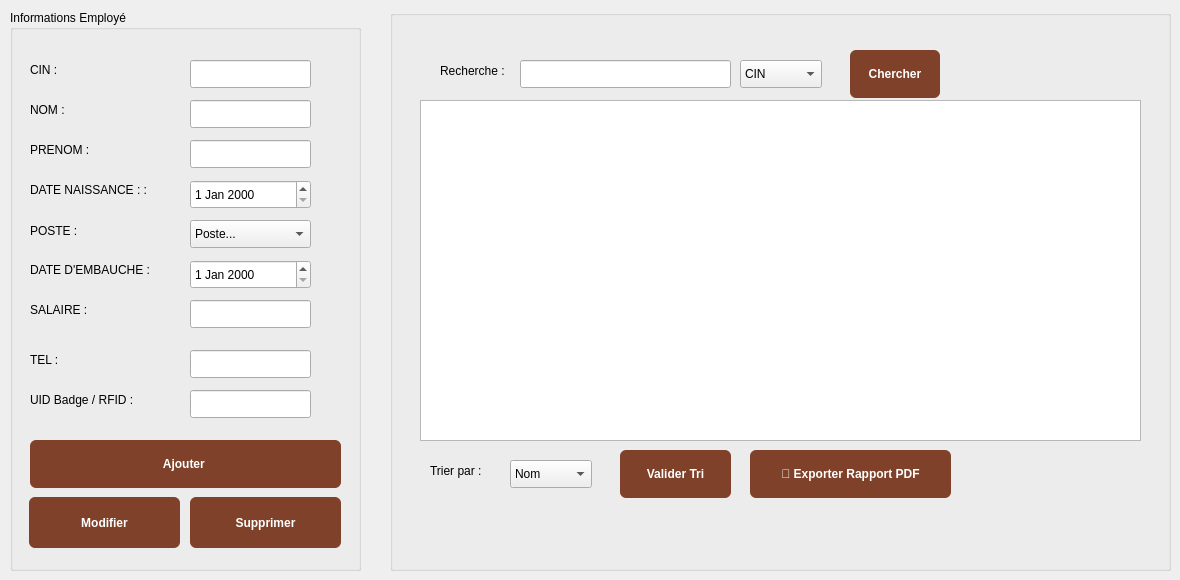
      <widget class="QWidget" name="tab_gestion_3">
       <attribute name="title">
        <string>Gestion Personnel</string>
       </attribute>
       <widget class="QGroupBox" name="groupBox_3">
        <property name="geometry">
         <rect>
          <x>10</x>
          <y>10</y>
          <width>351</width>
          <height>561</height>
         </rect>
        </property>
        <property name="title">
         <string>Informations Employé</string>
        </property>
        <widget class="QLabel" name="label_3">
         <property name="geometry">
          <rect>
           <x>20</x>
           <y>50</y>
           <width>63</width>
           <height>20</height>
          </rect>
         </property>
         <property name="text">
          <string>CIN :</string>
         </property>
        </widget>
        <widget class="QLabel" name="label_5">
         <property name="geometry">
          <rect>
           <x>20</x>
           <y>90</y>
           <width>63</width>
           <height>20</height>
          </rect>
         </property>
         <property name="text">
          <string>NOM :</string>
         </property>
        </widget>
        <widget class="QLabel" name="label_7">
         <property name="geometry">
          <rect>
           <x>20</x>
           <y>130</y>
           <width>71</width>
           <height>20</height>
          </rect>
         </property>
         <property name="text">
          <string>PRENOM :</string>
         </property>
        </widget>
        <widget class="QLabel" name="label_8">
         <property name="geometry">
          <rect>
           <x>20</x>
           <y>170</y>
           <width>131</width>
           <height>20</height>
          </rect>
         </property>
         <property name="text">
          <string>DATE NAISSANCE : :</string>
         </property>
        </widget>
        <widget class="QLabel" name="label_9">
         <property name="geometry">
          <rect>
           <x>20</x>
           <y>210</y>
           <width>91</width>
           <height>21</height>
          </rect>
         </property>
         <property name="text">
          <string>POSTE :</string>
         </property>
        </widget>
        <widget class="QLabel" name="label_10">
         <property name="geometry">
          <rect>
           <x>20</x>
           <y>250</y>
           <width>171</width>
           <height>20</height>
          </rect>
         </property>
         <property name="text">
          <string>DATE D'EMBAUCHE :</string>
         </property>
        </widget>
        <widget class="QLabel" name="label_11">
         <property name="geometry">
          <rect>
           <x>20</x>
           <y>290</y>
           <width>63</width>
           <height>20</height>
          </rect>
         </property>
         <property name="text">
          <string>SALAIRE :</string>
         </property>
        </widget>
        <widget class="QLabel" name="label_12">
         <property name="geometry">
          <rect>
           <x>20</x>
           <y>340</y>
           <width>91</width>
           <height>20</height>
          </rect>
         </property>
         <property name="text">
          <string>TEL :</string>
         </property>
        </widget>
        <widget class="QLabel" name="label_15">
         <property name="geometry">
          <rect>
           <x>20</x>
           <y>380</y>
           <width>141</width>
           <height>20</height>
          </rect>
         </property>
         <property name="text">
          <string>UID Badge / RFID :</string>
         </property>
        </widget>
        <widget class="QLineEdit" name="le_cin">
         <property name="geometry">
          <rect>
           <x>180</x>
           <y>50</y>
           <width>121</width>
           <height>28</height>
          </rect>
         </property>
        </widget>
        <widget class="QLineEdit" name="le_nom_2">
         <property name="geometry">
          <rect>
           <x>180</x>
           <y>90</y>
           <width>121</width>
           <height>28</height>
          </rect>
         </property>
        </widget>
        <widget class="QLineEdit" name="le_prenom">
         <property name="geometry">
          <rect>
           <x>180</x>
           <y>130</y>
           <width>121</width>
           <height>28</height>
          </rect>
         </property>
        </widget>
        <widget class="QDateEdit" name="de_naissance">
         <property name="geometry">
          <rect>
           <x>180</x>
           <y>170</y>
           <width>121</width>
           <height>29</height>
          </rect>
         </property>
        </widget>
        <widget class="QComboBox" name="cb_poste">
         <property name="geometry">
          <rect>
           <x>180</x>
           <y>210</y>
           <width>121</width>
           <height>28</height>
          </rect>
         </property>
         <item>
          <property name="text">
           <string>Poste...</string>
          </property>
         </item>
         <item>
          <property name="text">
           <string>Personnel</string>
          </property>
         </item>
         <item>
          <property name="text">
           <string>Designer</string>
          </property>
         </item>
         <item>
          <property name="text">
           <string>Menuisier</string>
          </property>
         </item>
         <item>
          <property name="text">
           <string>Vernisseur</string>
          </property>
         </item>
         <item>
          <property name="text">
           <string>Livreur</string>
          </property>
         </item>
        </widget>
        <widget class="QDateEdit" name="de_embauche">
         <property name="geometry">
          <rect>
           <x>180</x>
           <y>250</y>
           <width>121</width>
           <height>29</height>
          </rect>
         </property>
        </widget>
        <widget class="QLineEdit" name="le_salaire">
         <property name="geometry">
          <rect>
           <x>180</x>
           <y>290</y>
           <width>121</width>
           <height>28</height>
          </rect>
         </property>
        </widget>
        <widget class="QLineEdit" name="le_tel">
         <property name="geometry">
          <rect>
           <x>180</x>
           <y>340</y>
           <width>121</width>
           <height>28</height>
          </rect>
         </property>
        </widget>
        <widget class="QLineEdit" name="le_rfid">
         <property name="geometry">
          <rect>
           <x>180</x>
           <y>380</y>
           <width>121</width>
           <height>28</height>
          </rect>
         </property>
        </widget>
        <widget class="QPushButton" name="btn_ajouter_3">
         <property name="geometry">
          <rect>
           <x>20</x>
           <y>430</y>
           <width>311</width>
           <height>48</height>
          </rect>
         </property>
         <property name="styleSheet">
          <string notr="true">background-color: #7F4129; color: #FFFFFF; font-weight: bold; border-radius: 6px;</string>
         </property>
         <property name="text">
          <string>Ajouter </string>
         </property>
        </widget>
        <widget class="QPushButton" name="btn_modifier_2">
         <property name="geometry">
          <rect>
           <x>19</x>
           <y>487</y>
           <width>151</width>
           <height>51</height>
          </rect>
         </property>
         <property name="styleSheet">
          <string notr="true">background-color: #7F4129; color: #FFFFFF; font-weight: bold; border-radius: 6px;</string>
         </property>
         <property name="text">
          <string>Modifier</string>
         </property>
        </widget>
        <widget class="QPushButton" name="btn_supprimer_2">
         <property name="geometry">
          <rect>
           <x>180</x>
           <y>487</y>
           <width>151</width>
           <height>51</height>
          </rect>
         </property>
         <property name="styleSheet">
          <string notr="true">background-color: #7F4129; color: #FFFFFF; font-weight: bold; border-radius: 6px;</string>
         </property>
         <property name="text">
          <string>Supprimer</string>
         </property>
        </widget>
       </widget>
       <widget class="QGroupBox" name="groupBox_11">
        <property name="geometry">
         <rect>
          <x>390</x>
          <y>10</y>
          <width>781</width>
          <height>561</height>
         </rect>
        </property>
        <property name="title">
         <string/>
        </property>
        <widget class="QLabel" name="date_fin_prev_6">
         <property name="geometry">
          <rect>
           <x>20</x>
           <y>250</y>
           <width>121</width>
           <height>20</height>
          </rect>
         </property>
         <property name="text">
          <string/>
         </property>
        </widget>
        <widget class="QLabel" name="date_fin_reel_6">
         <property name="geometry">
          <rect>
           <x>20</x>
           <y>300</y>
           <width>121</width>
           <height>20</height>
          </rect>
         </property>
         <property name="text">
          <string/>
         </property>
        </widget>
        <widget class="QLineEdit" name="rech_5">
         <property name="geometry">
          <rect>
           <x>130</x>
           <y>50</y>
           <width>211</width>
           <height>28</height>
          </rect>
         </property>
        </widget>
        <widget class="QPushButton" name="btn_rechercher_3">
         <property name="geometry">
          <rect>
           <x>460</x>
           <y>40</y>
           <width>90</width>
           <height>48</height>
          </rect>
         </property>
         <property name="styleSheet">
          <string notr="true">background-color: #7F4129; color: #FFFFFF; font-weight: bold; border-radius: 6px;</string>
         </property>
         <property name="text">
          <string>Chercher</string>
         </property>
        </widget>
        <widget class="QPushButton" name="btn_trier_3">
         <property name="geometry">
          <rect>
           <x>230</x>
           <y>440</y>
           <width>111</width>
           <height>48</height>
          </rect>
         </property>
         <property name="styleSheet">
          <string notr="true">background-color: #7F4129; color: #FFFFFF; font-weight: bold; border-radius: 6px;</string>
         </property>
         <property name="text">
          <string>Valider Tri</string>
         </property>
        </widget>
        <widget class="QLabel" name="trie_4">
         <property name="geometry">
          <rect>
           <x>40</x>
           <y>450</y>
           <width>71</width>
           <height>21</height>
          </rect>
         </property>
         <property name="text">
          <string>Trier par :</string>
         </property>
        </widget>
        <widget class="QTableView" name="tab_rech_3">
         <property name="geometry">
          <rect>
           <x>30</x>
           <y>90</y>
           <width>721</width>
           <height>341</height>
          </rect>
         </property>
        </widget>
        <widget class="QLabel" name="recherche_4">
         <property name="geometry">
          <rect>
           <x>50</x>
           <y>50</y>
           <width>111</width>
           <height>21</height>
          </rect>
         </property>
         <property name="text">
          <string>Recherche :</string>
         </property>
        </widget>
        <widget class="QPushButton" name="la_pdf_10">
         <property name="geometry">
          <rect>
           <x>360</x>
           <y>440</y>
           <width>201</width>
           <height>48</height>
          </rect>
         </property>
         <property name="styleSheet">
          <string notr="true">background-color: #7F4129; color: #FFFFFF; font-weight: bold; border-radius: 6px;</string>
         </property>
         <property name="text">
          <string>📄 Exporter Rapport PDF</string>
         </property>
        </widget>
        <widget class="QComboBox" name="cb_critere_recherche">
         <property name="geometry">
          <rect>
           <x>350</x>
           <y>50</y>
           <width>82</width>
           <height>28</height>
          </rect>
         </property>
         <item>
          <property name="text">
           <string>CIN</string>
          </property>
         </item>
         <item>
          <property name="text">
           <string>Nom</string>
          </property>
         </item>
         <item>
          <property name="text">
           <string>Poste</string>
          </property>
         </item>
        </widget>
        <widget class="QComboBox" name="cb_tri">
         <property name="geometry">
          <rect>
           <x>120</x>
           <y>450</y>
           <width>82</width>
           <height>28</height>
          </rect>
         </property>
         <item>
          <property name="text">
           <string>Nom</string>
          </property>
         </item>
         <item>
          <property name="text">
           <string>Salaire</string>
          </property>
         </item>
         <item>
          <property name="text">
           <string>Date Embauche</string>
          </property>
         </item>
        </widget>
       </widget>
      </widget>
